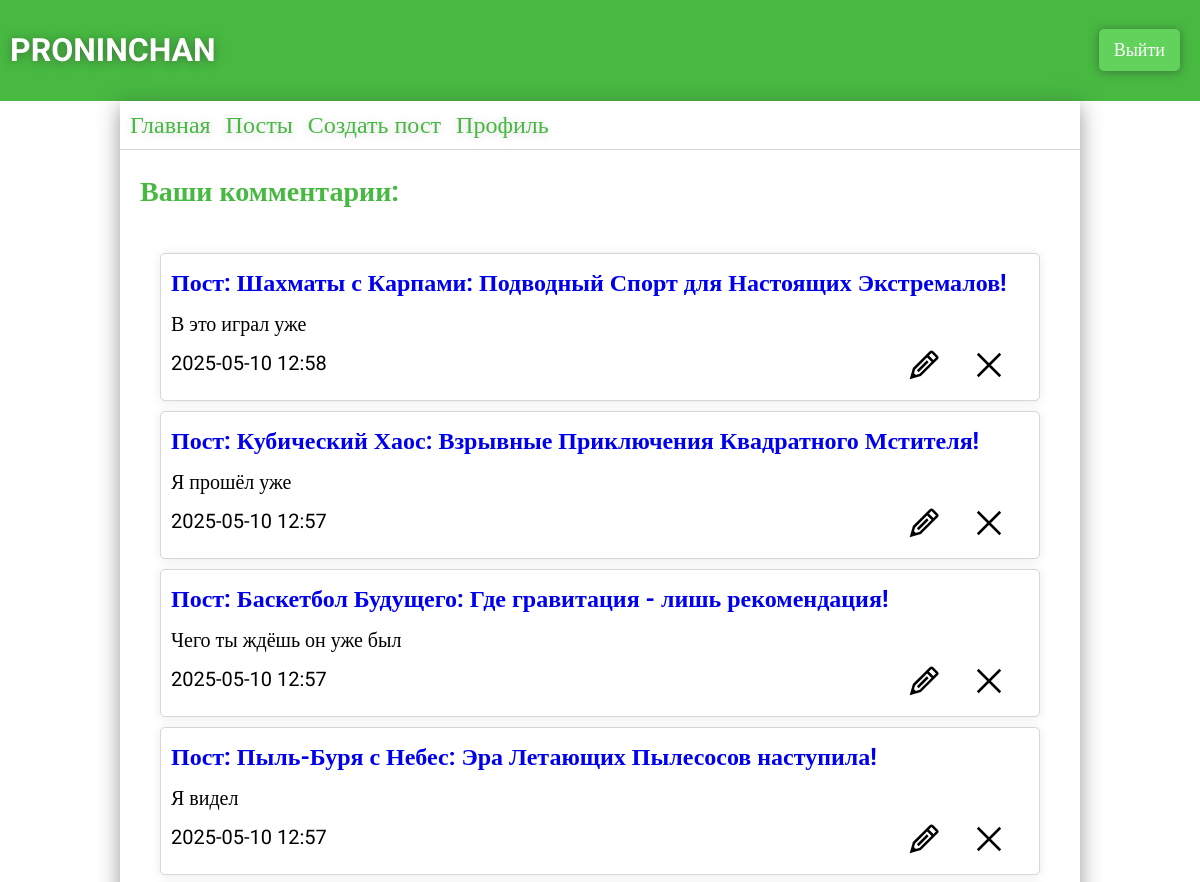
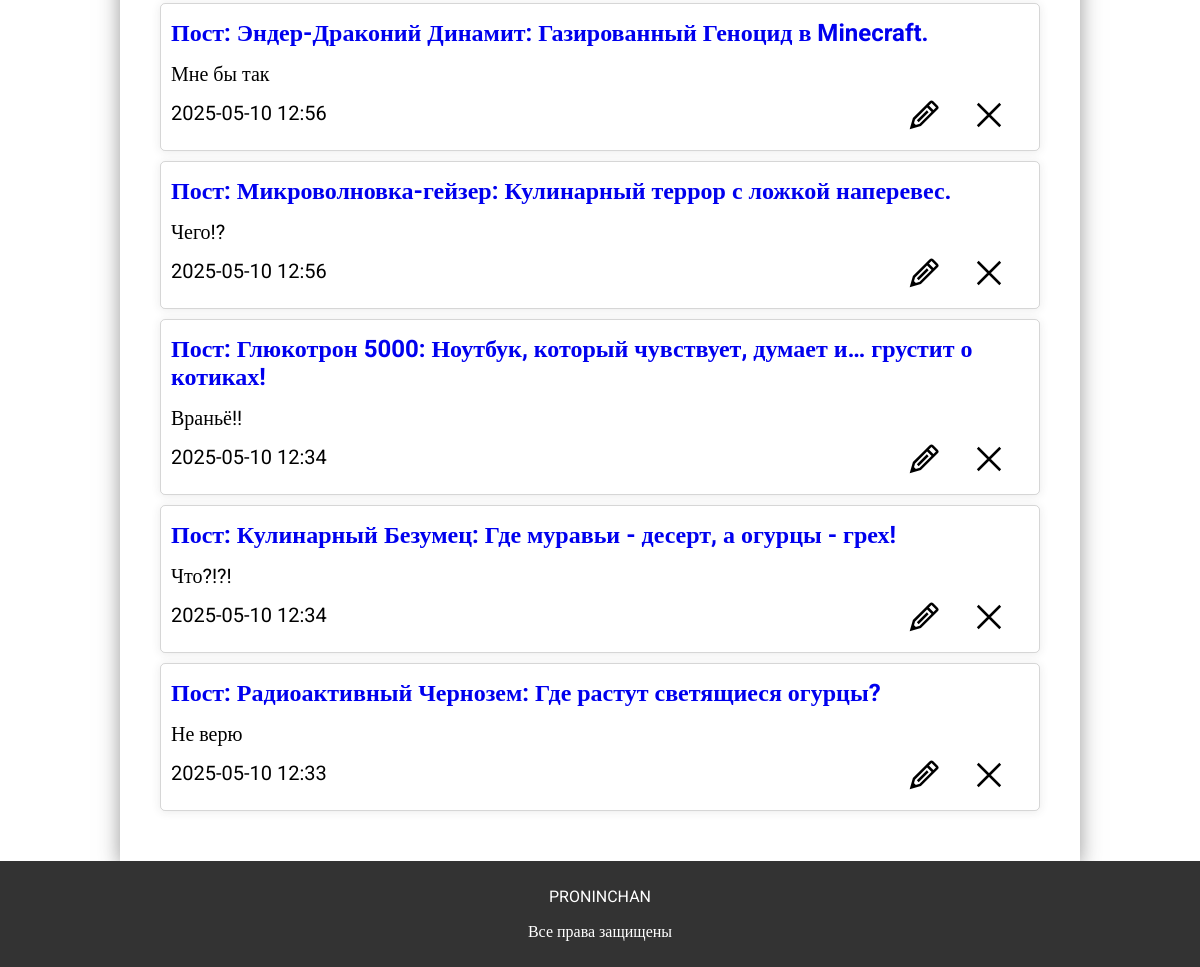
Page /user_comments (signed in) on the committed database (2 pictures, top to bottom).
### app.py (models this page shows)
class ForumComments(db.Model):
    __tablename__ = 'forum_comments'
    id = db.Column(db.Integer, primary_key=True)
    user_id = db.Column(db.Integer, db.ForeignKey('users.id'), nullable=False)
    text = db.Column(db.Text, nullable=False)
    created_at = db.Column(db.DateTime, default=datetime.now)
    post_id = db.Column(db.Integer, db.ForeignKey('forum_posts.id'), nullable=False)
    user = db.relationship("Users", backref="comments")
    post = db.relationship('ForumPosts', backref='comments')

class ForumPosts(db.Model):
    __tablename__ = 'forum_posts'
    id = db.Column(db.Integer, primary_key=True)
    user_id = db.Column(db.Integer, db.ForeignKey('users.id'), nullable=False)
    theme = db.Column(db.String(124), nullable=False)
    text = db.Column(db.Text, nullable=False)
    section_id = db.Column(db.Integer, db.ForeignKey('forum_sections.id'), nullable=False)
    category_id = db.Column(db.Integer, db.ForeignKey('forum_categories.id'), nullable=False)
    created_at = db.Column(db.DateTime, default=datetime.now)
    user = db.relationship("Users", backref="posts")
    sections = db.relationship("ForumSections")
    categories = db.relationship("ForumCategory")
    all_comments = db.relationship("ForumComments", backref="forum_post", cascade="all, delete-orphan")

### app.py (the view)
@app.route('/user_comments')
def user_comments():
    if 'user' in session:
        try:
            access = (Users.query.filter_by(id=session['user']).first()).access
        except:
            return redirect(url_for('logout'))
        user_comments = ForumComments.query.filter_by(user_id=session['user']).order_by(ForumComments.created_at.desc()).all()
        return render_template('user_comments.html', comments=user_comments, access=access)
    return render_template('profile.html')

### templates/user_comments.html (shortened to what this page needs)
{% extends 'base.html' %}
{% block main %}
<link rel="stylesheet" href="{{ url_for('static', filename='css/profile.css') }}">
{% if session['user'] %}
<div class="commentsposts">
    <p>Ваши комментарии:</p>
    <div class="commentsposts-container">
        {% for comment in comments %}
        <div class="commentsposts-container-post" id="comment-{{comment.id}}">
            <div class="commentsposts-container-post-edit">
                <img src="../static/img/Edit.svg" alt="" class="edit-comment" id="comment-{{comment.id}}" data-comment-id="{{comment.id}}">
                <img src="../static/img/Close.svg" alt="" class="delete-comment" data-comment-id="{{comment.id}}">
            </div>
            <a href="{{url_for('post', post=comment.post_id)}}">Пост: {{comment.post.theme}}</a>
            <p class="comment-text" data-text="{{comment.text}}">{{comment.text | truncate(100, True, '...')}}</p>
            <p class="comment-created">{{comment.created_at.strftime('%Y-%m-%d %H:%M')}}</p>
        </div>
        {% endfor %}
    </div>
</div>
{% else %}
    <div class="login">
        <h2>Войдите в аккаунт</h2>
    </div>
{% endif %}
{% endblock %}

### static/css/base.css (style rules this page uses)
* { font-family: "Roboto"; }
body { margin: 0; padding: 0; display: flex; flex-direction: column; min-height: 100vh; }

### static/css/profile.css (style rules this page uses)
.commentsposts { padding: 20px; font-size: 20px; }
.commentsposts p:first-child { color: #47b941; font-weight: bolder; font-size: 28px; margin: 15px 0; margin-top: 5px; }
.commentsposts .commentsposts-container { padding: 20px; }
.commentsposts .commentsposts-container .commentsposts-container-post { position: relative; border-radius: 5px; box-shadow: 0 1px 10px rgba(51, 51, 51, 0.1); border: 1px solid rgba(51, 51, 51, 0.2); padding: 10px; padding-top: 15px; margin: 10px 0; }
.commentsposts .commentsposts-container .commentsposts-container-post a { text-decoration: none; font-weight: bolder; font-size: 24px; margin: 15px 0; }
.commentsposts .commentsposts-container .commentsposts-container-post p { margin: 15px 0; }
.commentsposts .commentsposts-container .commentsposts-container-post .commentsposts-container-post-edit { position: absolute; right: 20px; bottom: 0; }
.commentsposts .commentsposts-container .commentsposts-container-post .commentsposts-container-post-edit img { width: 30px; margin: 15px 15px; transition: 0.2s ease; }

### rows in the picture
ForumComments: post.theme "Шахматы с Карпами: Подводный Спорт для Настоящих Экстремалов!", text "В это играл уже", created_at "2025-05-10 12:58"
ForumComments: post.theme "Кубический Хаос: Взрывные Приключения Квадратного Мстителя!", text "Я прошёл уже", created_at "2025-05-10 12:57"
ForumComments: post.theme "Баскетбол Будущего: Где гравитация - лишь рекомендация!", text "Чего ты ждёшь он уже был", created_at "2025-05-10 12:57"
ForumComments: post.theme "Пыль-Буря с Небес: Эра Летающих Пылесосов наступила!", text "Я видел", created_at "2025-05-10 12:57"
ForumComments: post.theme "Эндер-Драконий Динамит: Газированный Геноцид в Minecraft.", text "Мне бы так", created_at "2025-05-10 12:56"
ForumComments: post.theme "Микроволновка-гейзер: Кулинарный террор с ложкой наперевес.", text "Чего!?", created_at "2025-05-10 12:56"
ForumComments: post.theme "Глюкотрон 5000: Ноутбук, который чувствует, думает и… грустит о котиках!", text "Враньё!!", created_at "2025-05-10 12:34"
ForumComments: post.theme "Кулинарный Безумец: Где муравьи - десерт, а огурцы - грех!", text "Что?!?!", created_at "2025-05-10 12:34"
ForumComments: post.theme "Радиоактивный Чернозем: Где растут светящиеся огурцы?", text "Не верю", created_at "2025-05-10 12:33"
